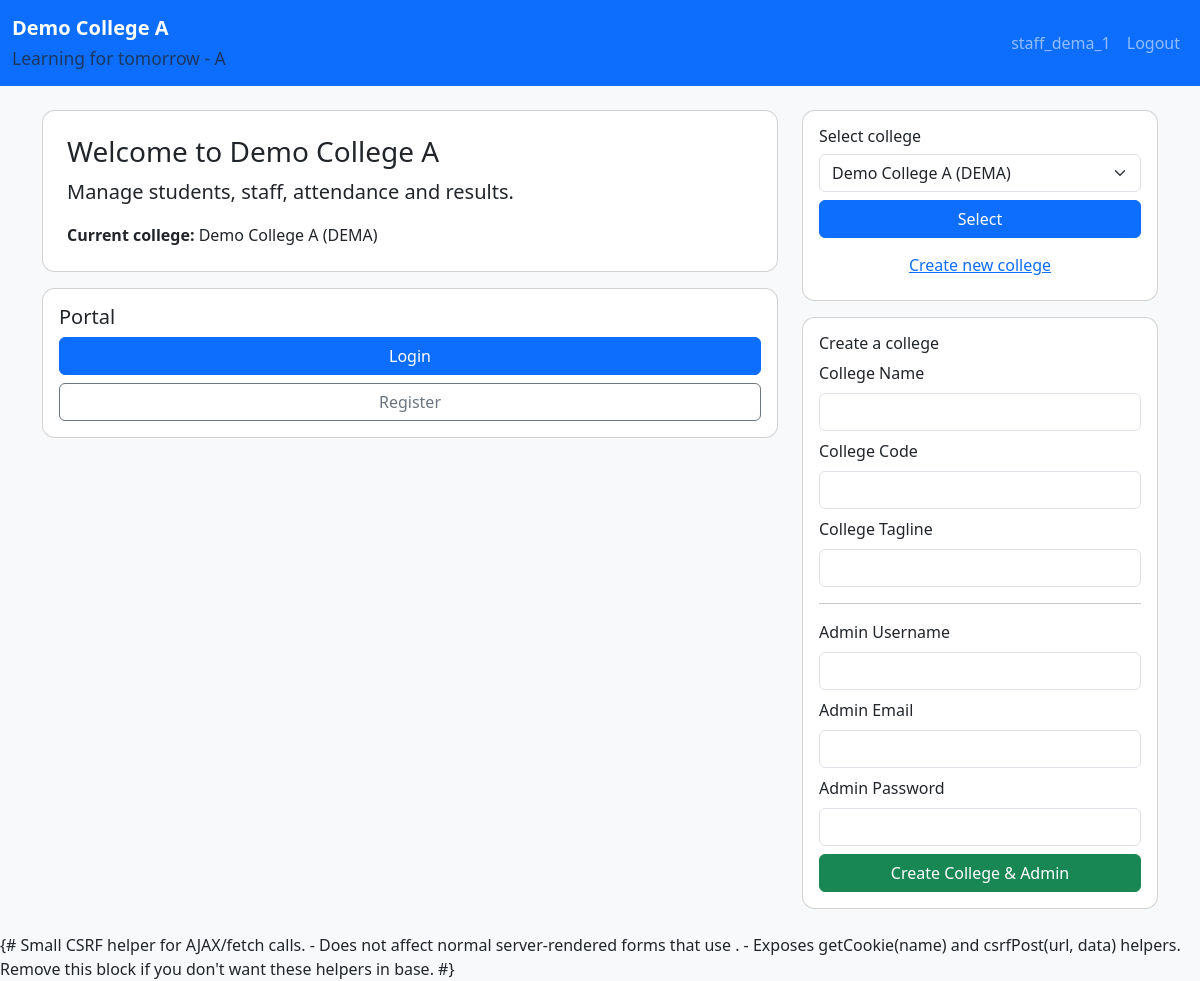
The app's page / (signed in) with its own data.
### student_management_app/models.py (models this page shows, shortened)
class College(models.Model):
    name = models.CharField(max_length=255, unique=True)
    code = models.CharField(max_length=64, unique=True)
    tagline = models.CharField(max_length=255, blank=True)
    logo = models.ImageField(upload_to='college_logo/', blank=True, null=True)
    hero_image = models.ImageField(upload_to='college_hero/', blank=True, null=True)
    created_at = models.DateTimeField(auto_now_add=True)

class CustomUser(AbstractUser):
    STUDENT = 1
    STAFF = 2
    HOD = 3
    USER_TYPE_CHOICES = (
        (HOD, 'HOD'),
        (STAFF, 'Staff'),
        (STUDENT, 'Student'),
    )
    user_type = models.PositiveSmallIntegerField(choices=USER_TYPE_CHOICES, default=STUDENT)
    college = models.ForeignKey(College, null=True, blank=True, on_delete=models.SET_NULL, related_name='users')

### student_management_app/views.py (the view, shortened to what this page needs)
# urls.py: path("", views.home, name="home"),
def home(request):
    selected_college = None
    college_id = request.session.get('selected_college_id')
    if college_id:
        selected_college = College.objects.filter(id=college_id).first()
    colleges = College.objects.all()
    return render(request, 'student_management_app/home.html', {
        'colleges': colleges,
        'college_profile': selected_college,
        'college': selected_college,
    })

### student_management_app/context_processors.py (called while the page is built)
def college_profile(request):
    colleges = College.objects.all()
    selected_college = None
    college_id = request.session.get('selected_college_id')
    if college_id:
        selected_college = College.objects.filter(id=college_id).first()
    return {
        'college_profile': selected_college,
        'colleges': colleges,
    }

### student_management_app/templates/student_management_app/home.html (shortened to what this page needs)
{% extends "student_management_app/base.html" %}
{% load static %}
{% block content %}
<div class="row">
  <div class="col-md-8">
    <div class="card p-4 mb-3">
      <h3>Welcome to {% if college_profile %}{{ college_profile.name }}{% else %}College CMS{% endif %}</h3>
      <p class="lead">Manage students, staff, attendance and results.</p>
      {% if college_profile %}
        <p class="mb-0"><strong>Current college:</strong> {{ college_profile.name }} ({{ college_profile.code }})</p>
      {% else %}
        <p class="mb-0 text-muted">No college has been selected yet.</p>
      {% endif %}
    </div>
    {% if college_profile %}
      <div class="card p-3 mb-3">
        <h5>Portal</h5>
        <div class="d-grid gap-2">
          <a href="{% url 'student_management_app:login' %}" class="btn btn-primary">Login</a>
          <a href="{% url 'student_management_app:registration' %}" class="btn btn-outline-secondary">Register</a>
        </div>
      </div>
    {% endif %}
  </div>
  <div class="col-md-4">
    <div class="card p-3 mb-3">
      {% if colleges and colleges.count %}
        <h6>Select college</h6>
        <form method="post" action="{% url 'student_management_app:home' %}">
          <div class="mb-2">
            <select name="college_id" class="form-select" required>
              {% for c in colleges %}
                <option value="{{ c.id }}" {% if college_profile and c.id == college_profile.id %}selected{% endif %}>
                  {{ c.name }} ({{ c.code }})
                </option>
              {% endfor %}
            </select>
          </div>
          <div class="d-grid">
            <button class="btn btn-primary" type="submit">Select</button>
            <a class="btn btn-link mt-2" href="#create-college" onclick="document.getElementById('create-college').scrollIntoView();">Create new college</a>
          </div>
        </form>
      {% else %}
        <h6>No colleges yet</h6>
        <p class="small text-muted">Create your first college and a college admin account now.</p>
      {% endif %}
    </div>
    <div class="card p-3" id="create-college">
      <h6>Create a college</h6>
      <form method="post" action="{% url 'student_management_app:home' %}">
        <div class="mb-2">
          <label class="form-label">College Name</label>
          <input name="college_name" class="form-control" required>
        </div>
        <div class="mb-2">
          <label class="form-label">College Code</label>
          <input name="college_code" class="form-control" required>
        </div>
        <div class="mb-2">
          <label class="form-label">College Tagline</label>
          <input name="college_tagline" class="form-control">
        </div>
        <hr>
        <div class="mb-2">
          <label class="form-label">Admin Username</label>
          <input name="admin_username" class="form-control" required>
        </div>
        <div class="mb-2">
          <label class="form-label">Admin Email</label>
          <input name="admin_email" type="email" class="form-control" required>
        </div>
        <div class="mb-2">
          <label class="form-label">Admin Password</label>
          <input name="admin_password" type="password" class="form-control" required>
        </div>
        <div class="d-grid mt-2">
          <button class="btn btn-success" type="submit">Create College & Admin</button>
        </div>
      </form>
    </div>
  </div>
</div>
{% endblock %}

### student_management_app/templates/student_management_app/base.html (shortened to what this page needs)
{% load static %}
<!doctype html>
<html lang="en">
<head>
  <link href="https://cdn.jsdelivr.net/npm/bootstrap@5.3.2/dist/css/bootstrap.min.css" rel="stylesheet">
  <link href="{% static 'css/custom.css' %}" rel="stylesheet">
</head>
<body>
<nav class="navbar navbar-expand-lg navbar-dark bg-primary">
  <div class="container-fluid">
    <a class="navbar-brand d-flex align-items-center" href="{% url 'student_management_app:home' %}">
      <div>
        {% if college_profile %}
          <strong>{{ college_profile.name }}</strong><br>
          <small class="text-muted">{{ college_profile.tagline }}</small>
        {% else %}
          <strong>College CMS</strong>
        {% endif %}
      </div>
    </a>
    <div class="collapse navbar-collapse" id="navCollapse">
      <ul class="navbar-nav ms-auto">
        {% if user.is_authenticated %}
          <li class="nav-item"><a class="nav-link" href="#">{{ user.username }}</a></li>
          <li class="nav-item"><a class="nav-link" href="{% url 'student_management_app:logout' %}">Logout</a></li>
        {% endif %}
      </ul>
    </div>
  </div>
</nav>
<div class="container py-4">
  {% block content %}{% endblock %}
</div>
{# Small CSRF helper for AJAX/fetch calls.
   - Does not affect normal server-rendered forms that use {% csrf_token %}.
   - Exposes getCookie(name) and csrfPost(url, data) helpers.
   Remove this block if you don't want these helpers in base. #}
</body>
</html>

### static/css/custom.css (style rules this page uses)
body { background: #f8f9fa; }
.card { border-radius: 0.8rem; }

### records on screen
College: name "Demo College A", tagline "Learning for tomorrow - A", code "DEMA"
CustomUser: username "staff_dema_1"

### other values on screen
form field college_id "Demo College A (DEMA)"
